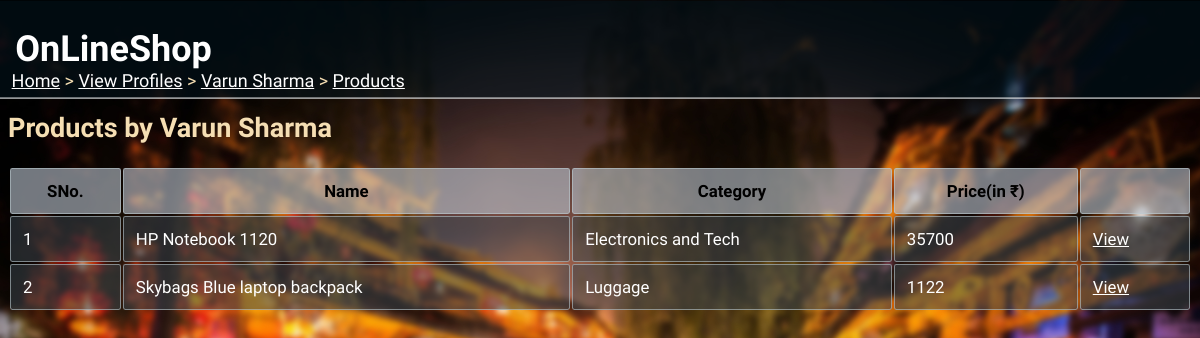
/viewprofile/SID0000001/sellerproducts/ (signed in), run on the app's committed database.
### tables this page shows
CREATE TABLE "seller"(
sellID varchar(10) PRIMARY KEY,
name varchar(30) NOT NULL,
email varchar(30) UNIQUE,
phone varchar(13) NOT NULL,
area varchar(20) NOT NULL,
locality varchar(20) NOT NULL,
city varchar(20) NOT NULL,
state varchar(20) NOT NULL,
country varchar(20) NOT NULL,
zipcode varchar(6) NOT NULL,
password varchar(20) NOT NULL);

CREATE TABLE product(
prodID varchar(10) PRIMARY KEY,
name varchar(30) NOT NULL,
quantity integer CHECK(quantity>=0) NOT NULL,
category varchar(30) NOT NULL ,
cost_price decimal(9,2) NOT NULL,
sell_price decimal(9,2) NOT NULL,
description varchar(100),
sellID varchar(10) REFERENCES seller (sellID),
CHECK (sell_price>cost_price)
);

### __init__.py (the view)
@app.route("/viewprofile/<id>/sellerproducts/")
def seller_products(id):
    if 'userid' not in session:
        return redirect(url_for('home'))
    if session["type"]=="Seller":
        abort(403)
    det, categories = fetch_details(id, "Seller")   #details
    if len(det)==0:
        abort(404)
    det = det[0]
    name=det[1]
    res = get_seller_products(id)
    return render_template('seller_products.html', name=name, id=id, results=res)

### dbaccess.py (called while the page is built)
def fetch_details(userid, type):
    conn = sqlite3.connect("onlineshop.db")
    cur = conn.cursor()
    if type=="Customer":
        a = cur.execute("SELECT * FROM customer WHERE custID=?", (userid,))
        a = list(a)
        b = []
    elif type=="Seller":
        a = cur.execute("SELECT * FROM seller WHERE sellID=?", (userid,))
        a = list(a)
        b = cur.execute("SELECT DISTINCT(category) from product WHERE sellID=?", (userid,))
        b = [i[0] for i in b ]
    conn.close()
    return a, b

def get_seller_products(sellID):
    conn = sqlite3.connect('onlineshop.db')
    cur = conn.cursor()
    a = cur.execute("SELECT prodID, name, category, sell_price FROM product WHERE sellID=? AND quantity!=0", (sellID,))
    res = [i for i in a]
    conn.close()
    return res

### templates/seller_products.html (shortened to what this page needs)
<html>
<head>
  <link rel="stylesheet" href="{{url_for('static', filename='main.css')}}">
</head>
<body>
  <div class="sticky">
    <h1>OnLineShop</h1>
  </div>
  <div class="nav">
  <p><a href="/">Home</a> > <a href="/viewprofile">View Profiles</a> > <a href="/viewprofile/{{id}}">{{name}}</a> > <a href="">Products</a></p>
  </div>
  <h2>Products by {{name}}</h2>
  {% if results|length==0 %}
  <p>This Seller doesn't have any Products yet.</p>
  {% else %}
  <table>
    <tr>
      <th>SNo.</th><th>Name</th>
      <th>Category</th><th>Price(in ₹)</th><th></th>
    </tr>
    {% set cnt={'val':1} %}
    {% for i in results %}
    <tr>
      <td>{{cnt['val']}}</td> <td>{{i[1]}}</td>  <td>{{i[2]}}</td>    <td>{{i[3]}}</td>
     <td><a href="/viewproduct/{{i[0]}}" target="blank">View</a></td>
    </tr>
    {% endfor %}
  </table>
  {% endif %}
</body>
</html>

### static/main.css (style rules this page uses)
div.sticky { position: -webkit-sticky; position: sticky; top: 0.2px; margin: -0.7vw; background-color: rgba(3, 22, 32, 0.5); color: white; padding: 0.3vw; font-size: 1.5vw; border-bottom: 1px solid white; font-family: 'Acme'; }
div.sticky h1 { padding-left:1vw; }
body { font-family:'K2D'; font-size: 1.5vw; background-image: url('background2.jpg'); background-size: cover; background-repeat: no-repeat; background-attachment: fixed; color: wheat; max-width: 100%; overflow-x: hidden; }
div.nav { position: fixed; display: block; top: 5vw; margin:-0.7vw; padding-left:1vw; border:none; overflow: hidden; }
div.nav a { text-decoration: underline; color: white; }
table { width: 100%; font-size: 1.4vw; }
th { border: 1px solid rgba(187, 203, 207, 0.589); border-radius: 0.2vw; padding: 1vw; text-align: center; background-color: rgba(185, 196, 206, 0.616); color: black; }
td { border: 1px solid rgba(187, 203, 207, 0.589); border-radius: 0.2vw; padding:1vw; text-align: left; background-color: rgba(60, 71, 80, 0.521); color: white; word-wrap: break-word; }
td a { text-decoration: underline; color: white; }
a { text-decoration: underline; color: white; }

### data on the page
seller: name "Varun Sharma"
product: val "1", name "HP Notebook 1120", category "Electronics and Tech", sell_price "35700"
product: val "2", name "Skybags Blue laptop backpack", category "Luggage", sell_price "1122"
